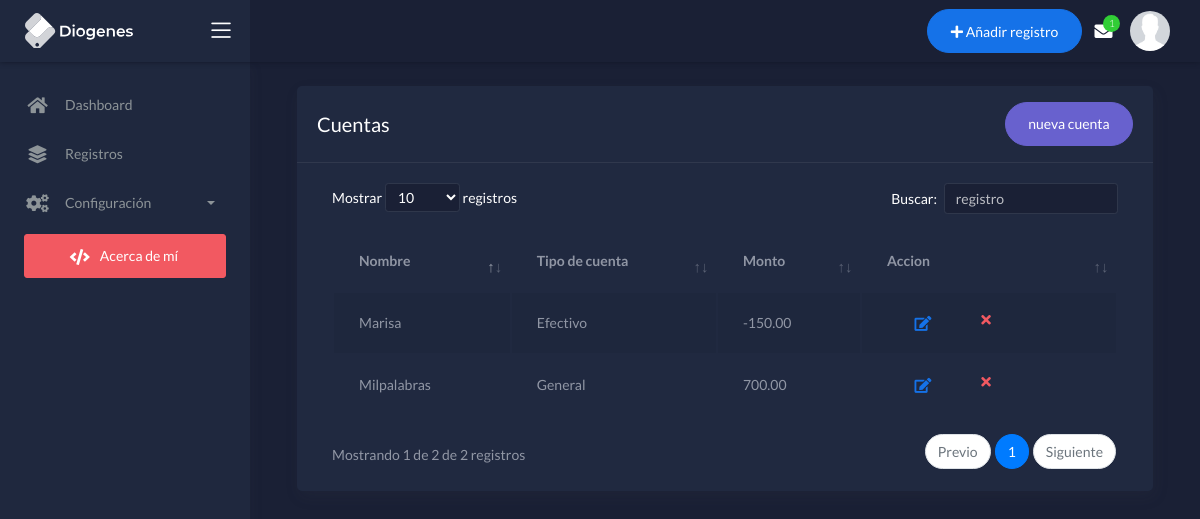
The page /cuentas (signed in) on the database as committed earlier.
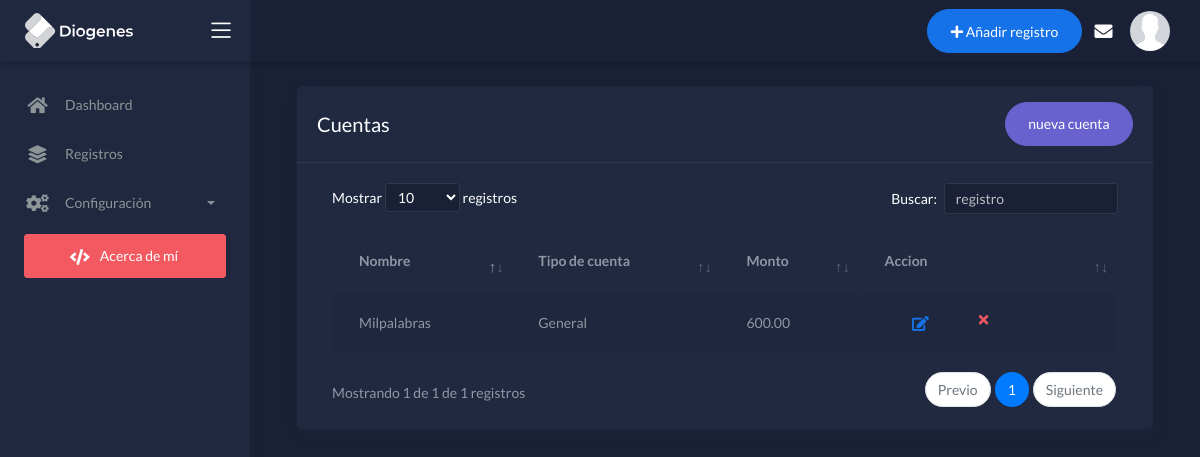
The same page on the database as committed later.
### apps/finanzas/models.py (models this page shows, shortened)
class Cuenta (models.Model):
    nombre = models.CharField(max_length=30)
    class tipodecuenta (models.TextChoices):
        GENERAL = 'GRAL', _('General')
        EFECTIVO ='EFEC', _('Efectivo')
        BANCARIA = 'BANC', _('Cuenta Bancaria')
        CREDITO = 'CRED', _('Tarjeta de Credito')
        AHORRO = 'AHOR', _('Cuenta de ahorros')
        EXTRA = 'EXTR', _('Extra')
        SEGURO = 'SEGU', _('Seguro')
        INVERSION = 'INVE', _('Inversión')
        PRESTAMO = 'PRES', _('Prestamo')
        HIPOTECA = 'HIPO', _('Hipoteca')
    tipo_de_cuenta = models.CharField(max_length=4, choices=tipodecuenta.choices, default=tipodecuenta.GENERAL)
    monto= models.DecimalField(max_digits=10, decimal_places=2)
    class Meta:
        verbose_name_plural="Cuentas"

### apps/finanzas/views.py (the view)
# urls.py: path('cuentas', views.CuentasList.as_view(), name='cuentas'),
class CuentasList(LoginRequiredMixin,ListView):
    model = Cuenta
    template_name = 'finanzas/cuentas.html'

### apps/finanzas/forms.py (shortened to what this page needs)
class Gastosform(forms.ModelForm):
    class Meta:
        model = Registros
        fields = ('importe', 'cuenta', 'fecha_de_pago', 'nota', 'categoria' )
        widgets = {
            'importe': forms.NumberInput(attrs={'class': 'form-control'}),
            'nota': forms.Textarea(attrs={'class': 'form-control'}),
            'fecha_de_pago' : forms.DateInput(attrs={'class': 'form-control', 'placeholder': 'Fecha de pago', 'type': 'date'}),
            'categoria': forms.Select(attrs={'class': 'form-control', 'id':'basic', 'name':'basic'}),
            'cuenta': forms.Select(attrs={'class': 'form-control'}),
        }

### apps/templates/finanzas/cuentas.html (shortened to what this page needs)
{% extends "layouts/base.html" %}
{% block content %}
<div class="content">
  <div class="page-inner">
    <div class="col-md-12">
      <div class="card">
        <div class="card-header">
			<div class="card-head-row card-tools-still-right">
				<h4 class="card-title">Cuentas</h4>
				<div class="card-tools">
					<button type="button" class="btn btn-secondary btn-round" data-toggle="modal" data-target="#Modalnuevacuenta">
						nueva cuenta
					</button>
				</div>
			</div>
        </div>
        <div class="card-body">
          <div class="table-responsive">
            <table id="basic-datatables" class="display table table-striped table-hover" >
              <thead>
                <tr>
                  <th>Nombre</th>
                  <th>Tipo de cuenta</th>
                  <th>Monto</th>
                  <th>Accion</th>
                </tr>
              </thead>
              <tbody>
                {% for cuenta in object_list %}
                <tr>
                  <td>{{cuenta.nombre}}</td>
                  <td>{{cuenta.get_tipo_de_cuenta_display}}</td>
                  <td>{{cuenta.monto}}</td>
                  <td>
                    <div class="form-button-action">
                      <button type="button" data-toggle="modal" title="" class="btn btn-link btn-primary btn-lg"  data-original-title="Editar cuenta">
                        <a href={% url 'editar_cuenta' cuenta.pk %}><i class="fa fa-edit"></i></a>
                      </button>
                        <form name="borrar_cuenta"  method="POST" action="{% url 'eliminar_cuenta' cuenta.pk %}">
                        <button type="submit" onclick="validateForm()" class="btn btn-link btn-danger" data-toggle="tooltip" data-original-title="Eliminar registro">
                          <i class="fa fa-times btn-link btn-danger"></i></button>
                          </form>
                    </div>
                  </td>
                </tr>
                {% endfor %}
              </tbody>
            </table>
          </div>
        </div>
      </div>
    </div>
  </div>
</div>
{% include 'includes/modal_cargarcuenta.html' %}
{% endblock content %}

Rows that differ between the two databases and show on the page:
removed Cuenta: nombre "Marisa", tipo_de_cuenta "Efectivo", monto "-150.00"
changed Cuenta "Milpalabras": monto "700.00" → "600.00"
Other text that changed with them:
text written by a page script: "Mostrar registros Buscar: Mostrando 1 de 2 de 2 registros Previo 1 Siguiente" → "Mostrar registros Buscar: Mostrando 1 de 1 de 1 registros Previo 1 Siguiente"
{{ messages_inbox_count }}: "1" → (not shown)
